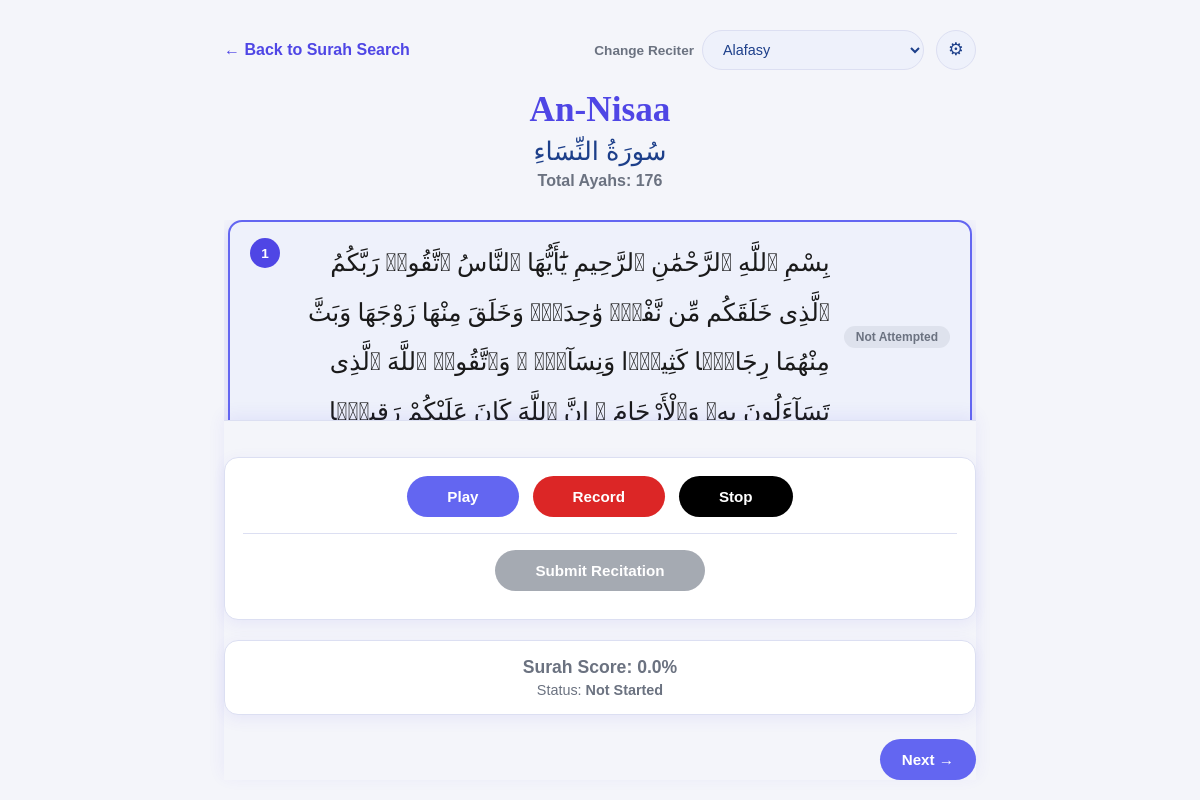
/recitation/4, run on the app's committed database.
### database/models.py (models this page shows)
class Surah(db.Model):
    id = db.Column(db.Integer, primary_key=True)
    surah_name = db.Column(db.String(100), nullable=False)
    arabic_name = db.Column(db.String(100), nullable=False)
    total_ayahs = db.Column(db.Integer, nullable=False)
    ayahs = db.relationship('Ayah', backref='surah', lazy=True, cascade='all, delete-orphan')

class Ayah(db.Model):
    id = db.Column(db.Integer, primary_key=True)
    surah_id = db.Column(db.Integer, db.ForeignKey('surah.id'), nullable=False)
    ayah_number = db.Column(db.Integer, nullable=False)
    arabic_text = db.Column(db.String(500), nullable=False)
    audio_file = db.Column(db.String(200), nullable=False)

### app.py (the view, shortened to what this page needs)
@app.route('/recitation/<int:surah_id>')
def recitation(surah_id):
    surah = Surah.query.get(surah_id)
    if surah is None:
        abort(404, description=f"Surah with id {surah_id} was not found.")
    ayahs = Ayah.query.filter_by(surah_id=surah.id).order_by(Ayah.ayah_number).all()
    raw_ayah = request.args.get('ayah')
    if raw_ayah is None:
        current_ayah_number = 1
    else:
        try:
            current_ayah_number = int(raw_ayah)
        except ValueError:
            abort(404, description=f'"{raw_ayah}" is not a valid Ayah number.')
    reciter_key = request.args.get('reciter', default='alafasy', type=str)
    reciter_display_name, _ = RECITERS.get(reciter_key, RECITERS['alafasy'])
    if reciter_key not in RECITERS:
        reciter_key = 'alafasy'
    audio_url = build_audio_url(surah.id, current_ayah_number, reciter_key)
    all_ayah_progress = get_all_ayah_progress(surah.id)
    ayah_progress_by_number = {
        entry['ayah_number']: entry for entry in all_ayah_progress
    }
    current_ayah_progress = ayah_progress_by_number.get(current_ayah_number)
    surah_score = calculate_surah_score(surah.id)
    surah_status = get_surah_status(surah.id)
    return render_template(
        'recitation.html',
        surah=surah,
        ayahs=ayahs,
        current_ayah_number=current_ayah_number,
        reciter_key=reciter_key,
        reciter_display_name=reciter_display_name,
        reciters=RECITERS,
        audio_url=audio_url,
        ayah_progress_by_number=ayah_progress_by_number,
        current_ayah_progress=current_ayah_progress,
        surah_score=surah_score,
        surah_status=surah_status,
        surah_status_class=SURAH_STATUS_RATING_CLASS.get(surah_status, 'rating-not-attempted')
        )

### audio_utils.py (called while the page is built)
def build_audio_url(surah_id, ayah_number, reciter_key):
    _, folder = RECITERS.get(reciter_key, RECITERS["alafasy"])
    return (f"https://everyayah.com/data/{folder}/{surah_id:03d}{ayah_number:03d}.mp3")

### database/models.py (called while the page is built, shortened)
def get_all_ayah_progress(surah_id):
    rows = AyahProgress.query.filter_by(
        surah_id=surah_id
    ).order_by(
        AyahProgress.ayah_number
    ).all()
    result = []
    return result

def calculate_surah_score(surah_id):
    surah = Surah.query.get(surah_id)
    if surah is None or surah.total_ayahs == 0:
        return 0
    attempted = get_all_ayah_progress(surah_id)
    total_score = sum(
        entry['score']
        for entry in attempted
    )
    return round(
        total_score / surah.total_ayahs,
        1
    )

def get_surah_status(surah_id):
    surah = Surah.query.get(surah_id)
    if surah is None:
        return 'Not Started'
    score = calculate_surah_score(surah_id)
    if score == 0:
        return 'Not Started'

### templates/recitation.html (shortened to what this page needs)
<!DOCTYPE html>
<html lang="en">
<head>
</head>
<body>
    <div class="container">
        <div class="top-bar">
            <a class="back-link" href="/surahs">&larr; Back to Surah Search</a>
            <div class="header-right">
                <div class="reciter-picker">
                    <label for="reciterSelect">Change Reciter</label>
                    <select id="reciterSelect" onchange="changeReciter(this.value)">
                        {% for key, reciter in reciters.items() %}
                        <option value="{{ key }}" {% if key == reciter_key %}selected{% endif %}>{{ reciter[0] }}</option>
                        {% endfor %}
                    </select>
                </div>
                <div id="settingsMenu" class="settings-menu">
                    <button id="settingsCogBtn" class="settings-cog-btn" type="button"
                            onclick="toggleSettingsPanel()" aria-label="Playback settings">
                        &#9881;
                    </button>
                </div>
            </div>
        </div>
        <h1>{{ surah.surah_name }}</h1>
        <div class="arabic-heading">{{ surah.arabic_name }}</div>
        <div class="ayah-count">Total Ayahs: {{ ayahs|length }}</div>
        <div class="ayah-list">
            {% for ayah in ayahs %}
            {% set progress = ayah_progress_by_number.get(ayah.ayah_number) %}
            <div class="ayah-card{% if ayah.ayah_number == current_ayah_number %} current{% endif %}">
                <div class="ayah-number">{{ ayah.ayah_number }}</div>
                <div class="ayah-text">{{ ayah.arabic_text }}</div>
                {% if progress %}
                <div class="ayah-rating rating-{{ progress.status|lower }}" data-ayah-number="{{ ayah.ayah_number }}">{{ progress.status }}</div>
                {% else %}
                <div class="ayah-rating rating-not-attempted" data-ayah-number="{{ ayah.ayah_number }}">Not Attempted</div>
                {% endif %}
            </div>
            {% endfor %}
        </div>
        <div class="control-bar">
            <div class="controls-panel">
                <div class="controls-buttons">
                    <button id="playPauseBtn" class="play-btn" type="button" onclick="togglePlayPause()">Play</button>
                    <button id="recordBtn" class="record-btn" type="button" onclick="startRecording()">
                        <span id="recordLabel">Record</span>
                    </button>
                    <button id="stopBtn" class="stop-btn" type="button" onclick="stopAudio()">Stop</button>
                </div>
                <div class="submit-panel">
                    <button id="submitBtn" class="submit-btn" type="button" onclick="submitRecitation()" disabled>Submit Recitation</button>
                </div>
            </div>
            <div class="score-cards-row">
                <div id="surahScoreCard" class="score-card" style="display: block;">
                    <p id="surahScoreCardTitle" class="score-card-title {{ surah_status_class }}">Surah Score: <span id="surahScorePercent">{{ '%.1f'|format(surah_score) }}</span>%</p>
                    <p class="score-card-detail">Status: <span id="surahScoreStatusWord" class="{{ surah_status_class }}">{{ surah_status }}</span></p>
                </div>
            </div>
            <div class="nav-row">
                {% if current_ayah_number < surah.total_ayahs %}
                <a id="nextAyahLink" class="nav-btn" onclick="clearAutoPlay()" href="/recitation/{{ surah.id }}?ayah={{ current_ayah_number + 1 }}&reciter={{ reciter_key }}">Next &rarr;</a>
                {% else %}
                <span class="nav-spacer"></span>
                {% endif %}
            </div>
        </div>
    </div>
</body>
</html>

### data on the page
Surah: surah_name "An-Nisaa", arabic_name "سُورَةُ النِّسَاءِ"
Ayah: ayah_number "1", arabic_text "بِسْمِ ٱللَّهِ ٱلرَّحْمَٰنِ ٱلرَّحِيمِ يَٰٓأَيُّهَا ٱلنَّاسُ ٱتَّقُوا۟ رَبَّكُمُ ٱلَّذِى خَلَقَكُم مِّن نَّفْسٍۢ وَٰحِدَةٍۢ وَخَلَقَ مِنْهَا زَوْجَهَا وَبَثَّ مِنْهُمَا رِجَالًۭا كَثِيرًۭا وَنِسَآءًۭ ۚ وَٱتَّقُوا۟ ٱللَّهَ ٱلَّذِى تَسَآءَلُونَ بِهِۦ وَٱلْأَرْحَامَ ۚ إِنَّ ٱللَّهَ كَانَ عَلَيْكُمْ رَقِيبًۭا"

### other printed values
{{ ayahs|length }} "176"
{{ '%.1f'|format(surah_score) }} "0.0"
{{ surah_status }} "Not Started"
form field value "Alafasy"
